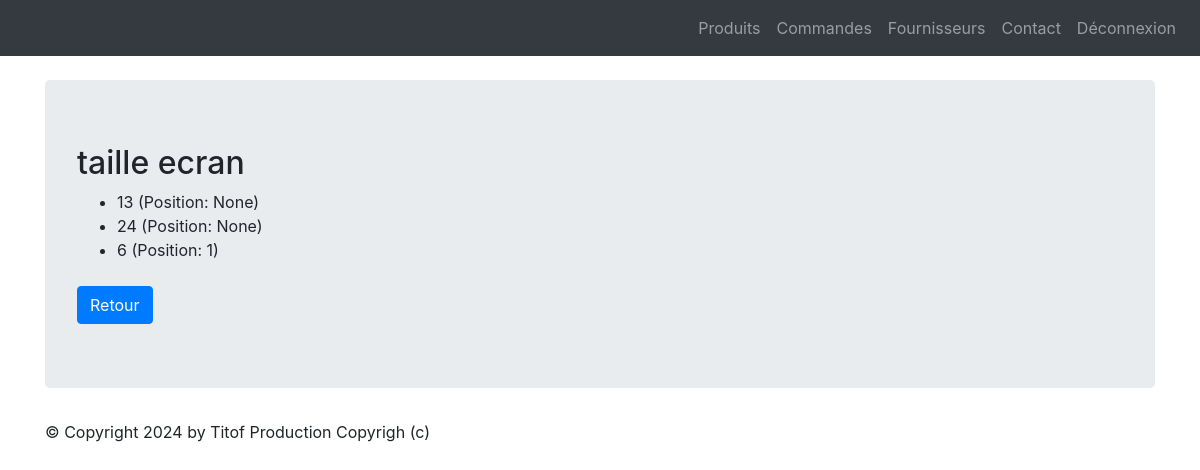
The page /attribute/1/ (signed in) on the database its author committed.
### LesProduits/models.py (models this page shows, shortened)
class ProductAttribute(models.Model):
    class Meta:
        verbose_name = "Attribut"
    name =  models.CharField(max_length=100)

class ProductAttributeValue(models.Model):
    class Meta:
        verbose_name = "Valeur attribut"
        ordering = ['position']
    value              = models.CharField(max_length=100)
    product_attribute  = models.ForeignKey('ProductAttribute', verbose_name="Unité", on_delete=models.CASCADE)
    position           = models.PositiveSmallIntegerField("Position", null=True, blank=True)

### LesProduits/views.py (the view)
# urls.py: path('attribute/<int:pk>/', views.ProductAttributeDetailView.as_view(), name='attribute-detail'),
class ProductAttributeDetailView(LoginRequiredMixin, DetailView):
    model = ProductAttribute
    template_name = "detail_attribute.html"
    context_object_name = "productattribute"
    login_url = '/login/'
    def get_context_data(self, **kwargs):
        context = super(ProductAttributeDetailView, self).get_context_data(**kwargs)
        context['titremenu'] = "Détail attribut"
        context['values']=ProductAttributeValue.objects.filter(product_attribute=self.object).order_by('position')
        return context

### LesProduits/templates/detail_attribute.html (shortened to what this page needs)
{% extends 'base.html' %}
{% block contenu %}
<h2>{{ productattribute.name }}</h2>
<ul>
    {% for value in values %}
    <li>{{ value.value }} (Position: {{ value.position }})</li>
    {% empty %}
    <li>Aucune valeur disponible pour cet attribut.</li>
    {% endfor %}
</ul>
<a href="{% url 'attribute-list' %}" class="btn btn-primary mt-2">Retour</a>
{% endblock %}

### LesProduits/static/css/styles.css (style rules this page uses)
a { color:white; }

### rows shown on the page
ProductAttribute: name "taille ecran"
ProductAttributeValue: value "13", position "None"
ProductAttributeValue: value "24", position "None"
ProductAttributeValue: value "6", position "1"
